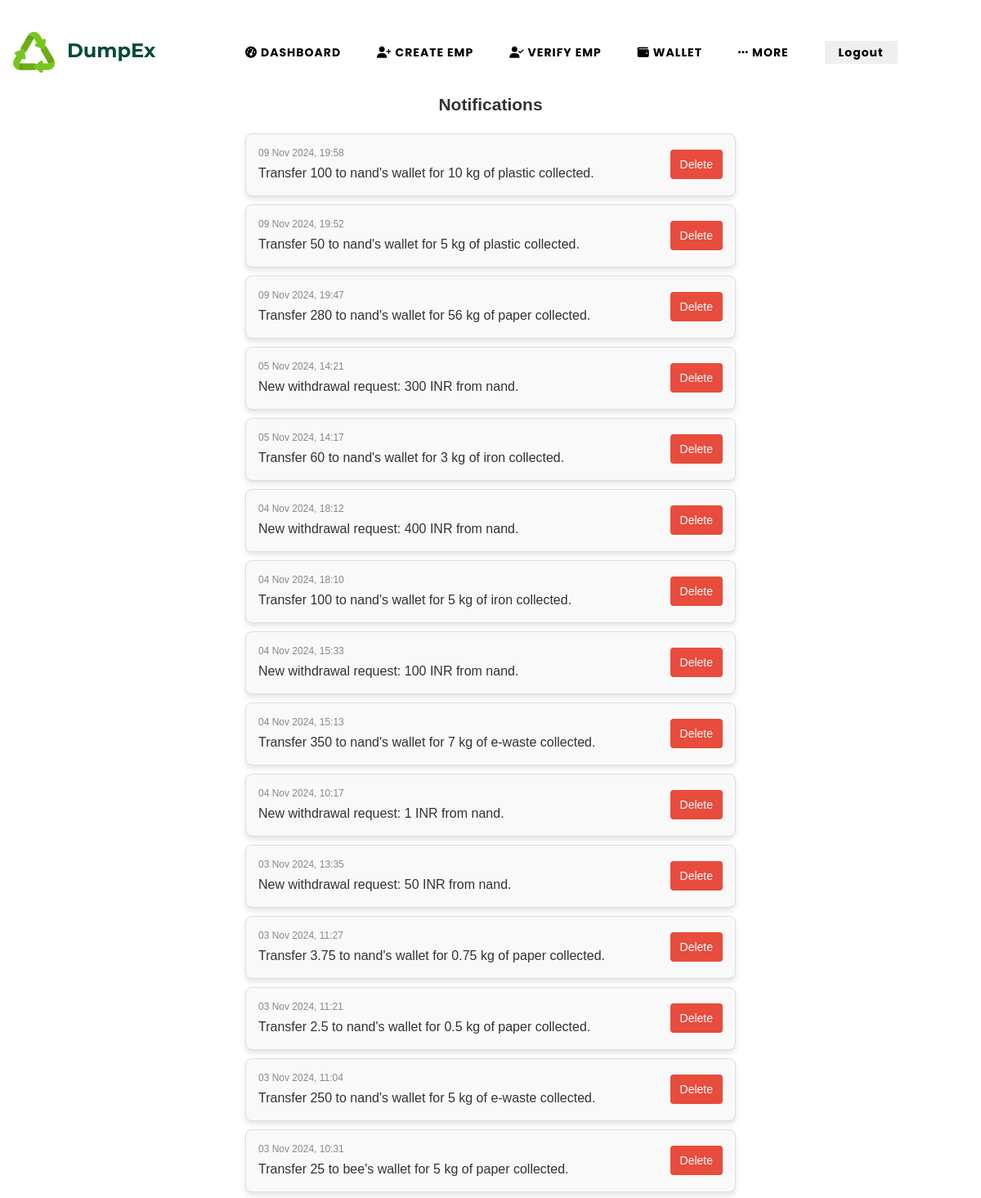
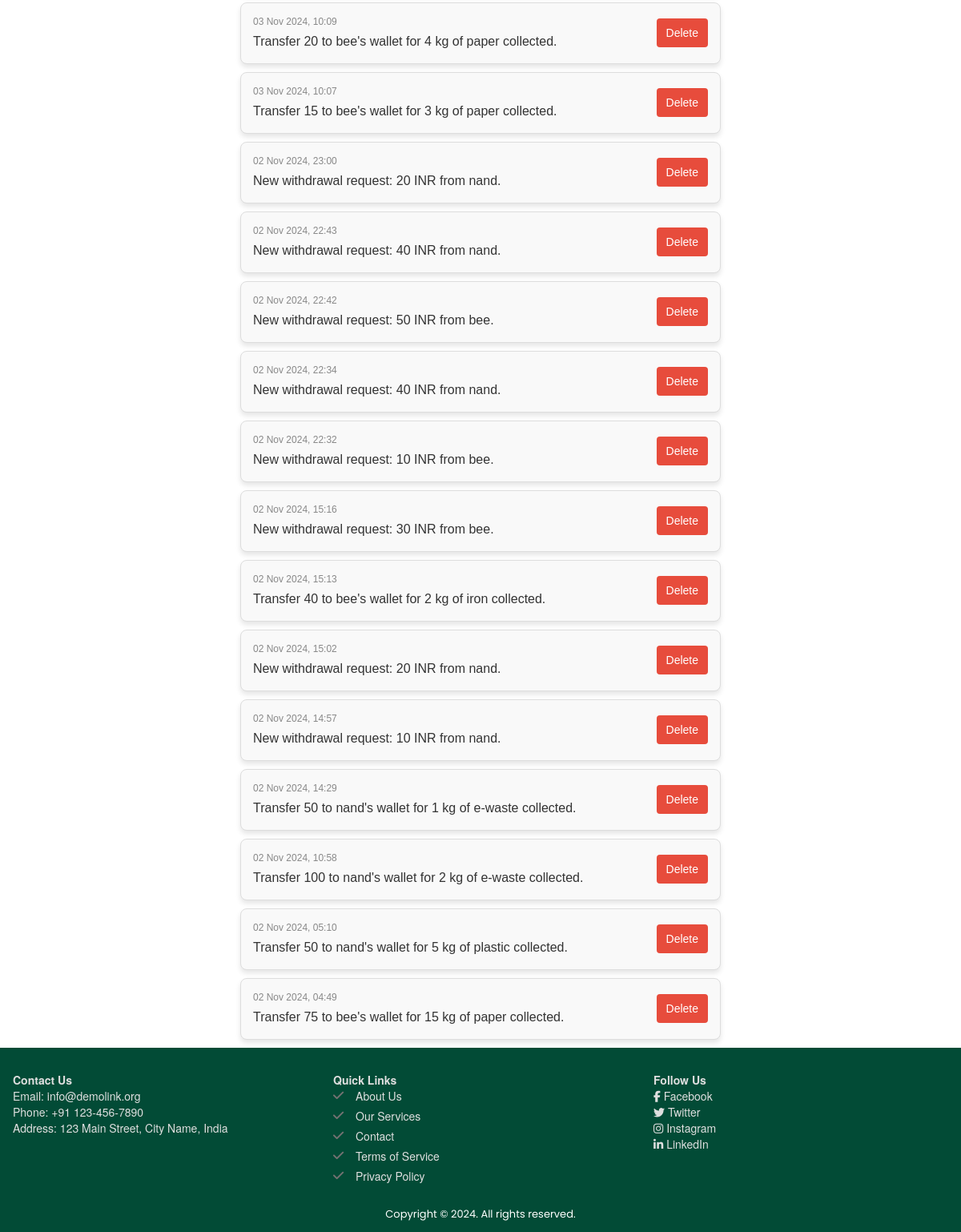
The page /customer/notifications/ (signed in) on the database its author committed (2 pictures, top to bottom).
### core/models.py (models this page shows, shortened)
class Notification(models.Model):
    user = models.ForeignKey(CustomUser, on_delete=models.CASCADE)
    message = models.TextField()
    date = models.DateField(null=True)
    created_at = models.DateTimeField(auto_now_add=True)
    is_fund_transfer = models.BooleanField(default=False)
    amount=models.FloatField(default=0.00,null=True)
    rvid=models.TextField(null=True)

### customer/views.py (the view)
# urls.py: path('notifications/', views.notifications_view, name='notifications'),
def notifications_view(request):
    notifications = Notification.objects.filter(user=request.user).order_by('-created_at')
    return render(request, 'customer/notifications.html', {'notifications': notifications})

### customer/templates/customer/notifications.html (shortened to what this page needs)
{% extends "layout.html" %}
{% load static %}
{% block css %}
    <link rel="stylesheet" href="{% static "css/customer.css" %}">
{% endblock %}
{% block content %}
<h2 style="text-align: center; font-family: Arial, sans-serif; color: #333; margin-bottom: 20px;">Notifications</h2>
<div class="notifications-container">
    {% if notifications %}
        <ul class="notification-list">
            {% for notification in notifications %}
                <li class="notification-item">
                    <div class="notification-content">
                        <p class="notification-date">{{ notification.created_at|date:"d M Y, H:i" }}</p>
                        <p class="notification-message">{{ notification.message }}</p>
                    </div>
                    <form method="POST" action="{% url 'core:delete_notification' notification.id %}" class="delete-form">
                        <button type="submit" class="delete-button">Delete</button>
                    </form>
                </li>
            {% endfor %}
        </ul>
    {% else %}
        <p class="no-notifications">No notifications available.</p>
    {% endif %}
</div>
{% endblock %}

### static/css/customer.css (style rules this page uses)
.notification-item { padding: 10px; background-color: #f9f9f9; border-radius: 5px; margin-bottom: 10px; border-left: 4px solid #3498db; }
body { background-color: #c0392b; }
.notifications-container { max-width: 600px; margin: auto; font-family: Arial, sans-serif; }
.notification-list { list-style-type: none; padding: 0; margin: 0; }
.notification-item { display: flex; justify-content: space-between; align-items: center; border: 1px solid #ddd; padding: 15px; margin-bottom: 10px; border-radius: 8px; background-color: #f9f9f9; box-shadow: 0 4px 6px rgba(0, 0, 0, 0.1); }
.notification-content { flex: 1; }
.notification-date { font-size: 12px; color: #888; margin-bottom: 5px; }
.notification-message { font-size: 16px; color: #333; }
.delete-form { margin: 0; }
.delete-button { background-color: #e74c3c; color: white; border: none; padding: 8px 12px; border-radius: 4px; cursor: pointer; font-size: 14px; transition: background-color 0.3s; }

### rows shown on the page
Notification: created_at "09 Nov 2024, 19:58", message "Transfer 100 to nand's wallet for 10 kg of plastic collected."
Notification: created_at "09 Nov 2024, 19:52", message "Transfer 50 to nand's wallet for 5 kg of plastic collected."
Notification: created_at "09 Nov 2024, 19:47", message "Transfer 280 to nand's wallet for 56 kg of paper collected."
Notification: created_at "05 Nov 2024, 14:21", message "New withdrawal request: 300 INR from nand."
Notification: created_at "05 Nov 2024, 14:17", message "Transfer 60 to nand's wallet for 3 kg of iron collected."
Notification: created_at "04 Nov 2024, 18:12", message "New withdrawal request: 400 INR from nand."
Notification: created_at "04 Nov 2024, 18:10", message "Transfer 100 to nand's wallet for 5 kg of iron collected."
Notification: created_at "04 Nov 2024, 15:33", message "New withdrawal request: 100 INR from nand."
Notification: created_at "04 Nov 2024, 15:13", message "Transfer 350 to nand's wallet for 7 kg of e-waste collected."
Notification: created_at "04 Nov 2024, 10:17", message "New withdrawal request: 1 INR from nand."
Notification: created_at "03 Nov 2024, 13:35", message "New withdrawal request: 50 INR from nand."
Notification: created_at "03 Nov 2024, 11:27", message "Transfer 3.75 to nand's wallet for 0.75 kg of paper collected."
Notification: created_at "03 Nov 2024, 11:21", message "Transfer 2.5 to nand's wallet for 0.5 kg of paper collected."
Notification: created_at "03 Nov 2024, 11:04", message "Transfer 250 to nand's wallet for 5 kg of e-waste collected."
Notification: created_at "03 Nov 2024, 10:31", message "Transfer 25 to bee's wallet for 5 kg of paper collected."
Notification: created_at "03 Nov 2024, 10:09", message "Transfer 20 to bee's wallet for 4 kg of paper collected."
Notification: created_at "03 Nov 2024, 10:07", message "Transfer 15 to bee's wallet for 3 kg of paper collected."
Notification: created_at "02 Nov 2024, 23:00", message "New withdrawal request: 20 INR from nand."
Notification: created_at "02 Nov 2024, 22:43", message "New withdrawal request: 40 INR from nand."
Notification: created_at "02 Nov 2024, 22:42", message "New withdrawal request: 50 INR from bee."
Notification: created_at "02 Nov 2024, 22:34", message "New withdrawal request: 40 INR from nand."
Notification: created_at "02 Nov 2024, 22:32", message "New withdrawal request: 10 INR from bee."
Notification: created_at "02 Nov 2024, 15:16", message "New withdrawal request: 30 INR from bee."
Notification: created_at "02 Nov 2024, 15:13", message "Transfer 40 to bee's wallet for 2 kg of iron collected."
Notification: created_at "02 Nov 2024, 15:02", message "New withdrawal request: 20 INR from nand."
Notification: created_at "02 Nov 2024, 14:57", message "New withdrawal request: 10 INR from nand."
Notification: created_at "02 Nov 2024, 14:29", message "Transfer 50 to nand's wallet for 1 kg of e-waste collected."
Notification: created_at "02 Nov 2024, 10:58", message "Transfer 100 to nand's wallet for 2 kg of e-waste collected."
Notification: created_at "02 Nov 2024, 05:10", message "Transfer 50 to nand's wallet for 5 kg of plastic collected."
Notification: created_at "02 Nov 2024, 04:49", message "Transfer 75 to bee's wallet for 15 kg of paper collected."

### other values the page prints
{{ item.name }} "DASHBOARD" "CREATE EMP" "VERIFY EMP"
{{ item.name }} "WALLET"
{{ item.name }} "MORE"
